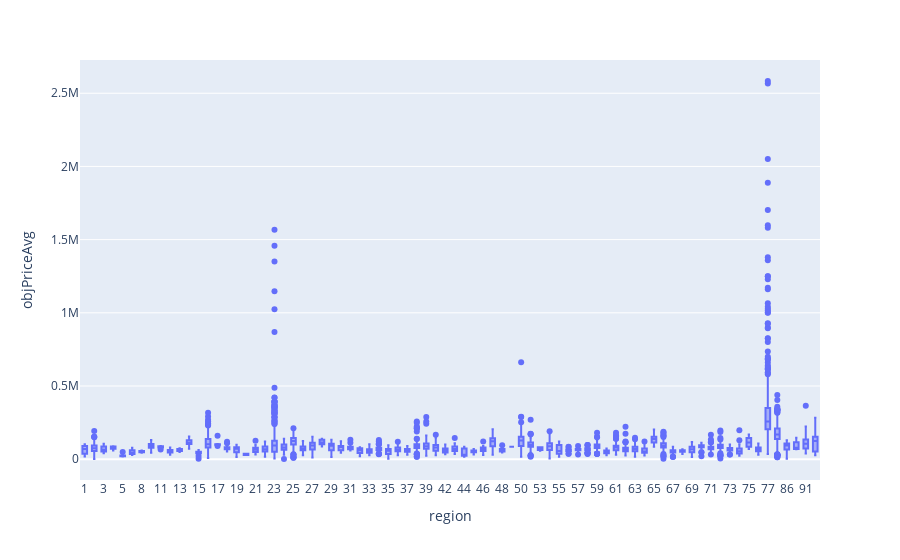

The cell this chart's notebook holds for it:
### Code cell
# Строим график боксплот цен на жилье по регионам
visual.Make_box_avg_price_region()

### Figure 1 — Plotly figure (JSON) as saved in the notebook; plotly's stock layout.template omitted (floating-point values rounded to 4 significant figures; data arrays with more than 128 entries replaced by an {"elided": "..."} marker saying what was removed)
{"data": [{"alignmentgroup": "True", "customdata": {"elided": "7615x1 int values"}, "hovertemplate": "region=%{x}<br>objPriceAvg=%{y}<br>region_int=%{customdata[0]}<extra></extra>", "legendgroup": "", "marker": {"color": "#636efa"}, "name": "", "notched": false, "offsetgroup": "", "orientation": "v", "showlegend": false, "type": "box", "x": {"elided": "7615 str values"}, "x0": " ", "xaxis": "x", "y": {"elided": "7615 int values"}, "y0": " ", "yaxis": "y"}], "layout": {"boxmode": "group", "legend": {"tracegroupgap": 0}, "margin": {"t": 60}, "xaxis": {"anchor": "y", "domain": [0, 1], "title": {"text": "region"}}, "yaxis": {"anchor": "x", "domain": [0, 1], "title": {"text": "objPriceAvg"}}}}
